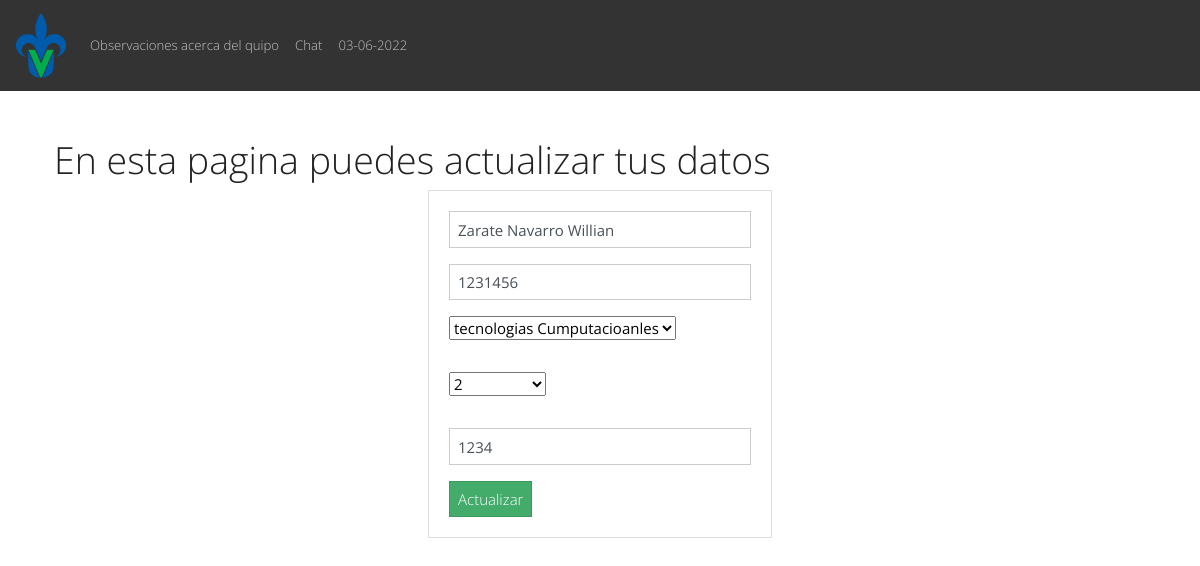
The page /edit.php?id=3 on the database as committed earlier.
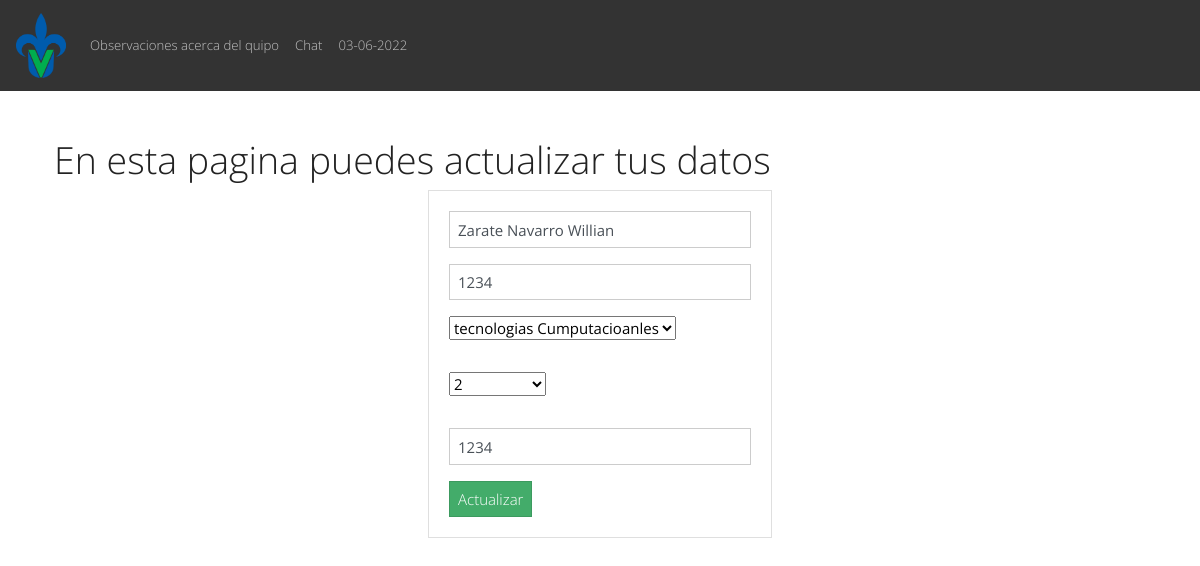
The same page on the database as committed later.
### tables this page shows
CREATE TABLE `usarios` (
  `id` int(11) NOT NULL AUTO_INCREMENT,
  `nombre` varchar(100) DEFAULT NULL,
  `matricula` varchar(100) DEFAULT NULL,
  `carrera` varchar(100) DEFAULT NULL,
  `id_rol` int(11) DEFAULT NULL,
  `pass` varchar(255) NOT NULL,
  PRIMARY KEY (`id`),
  KEY `fk_id_rol` (`id_rol`),
  CONSTRAINT `fk_id_rol` FOREIGN KEY (`id_rol`) REFERENCES `rol` (`id`)
);

### edit.php (the view, shortened to what this page needs)
<?php
  include("db.php");
  if  (isset($_GET['id'])) {
    $id = $_GET['id'];
    $query = "SELECT * FROM usarios WHERE id=$id";
    $result = mysqli_query($conn, $query);
    if (mysqli_num_rows($result) == 1) {
        $row = mysqli_fetch_array($result);
        $nombre = $row['nombre'];
        $matricula = $row['matricula'];
        $carrera = $row['carrera'];
        $id_rol = $row['id_rol'];
        $pass = $row['pass'];
    }
  }
?>
<?php include('includes/header.php'); ?>
<div class="container p-4">
<h1> En esta pagina puedes actualizar tus datos</h1>
<div class="row">
<div class="col-md-4 mx-auto">
      <div class="card card-body">
      <form action="edit.php?id=<?php echo $_GET['id']; ?>" method="POST">
      <div class="form-group">
        <input type="text" name="nombre" value="<?php echo $nombre; ?>"  class ="form-control" placeholder="Nombre" >
      </div>
      <div class="form-group">
          <input type="text" name="matricula"  value="<?php echo $matricula; ?>" class="form-control" placeholder="Matricula">
        </div>
         <div class="form-group">
            <select class="form-group" name="carrera" id=""   >
            <option value="<?php echo $carrera; ?>"><?php echo $carrera; ?></option>
            <option value="Redes y algo mas">Redes</option></select>
          </div>
             <div class="form-group">
            <select class="form-group" name="id_rol" id=""   >
            <option value="<?php echo $id_rol; ?>"><?php echo $id_rol; ?></option>
            <option value="3">Estudiante</option></select>
          </div>
            <div class="form-group">
                <input type="text" name="pass"value="<?php echo $pass; ?>" class ="form-control" placeholder="Password" autofocus>
            </div>
        <button class="btn btn-success" name="update">
          Actualizar
        </button>
      </form>
      </div>
    </div>
  </div>
</div>
<?php include('includes/footer.php'); ?>

Rows that differ between the two databases and show on the page:
changed usarios "Zarate Navarro Willian": matricula "1231456" → "1234"
